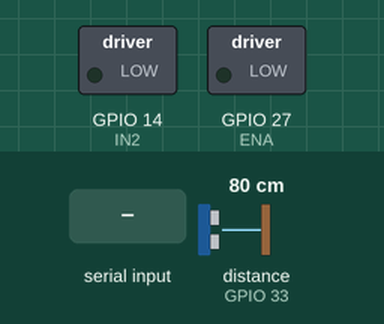
Recording of a sketch running on a simulated ESP32. Shown: switched loads named in the sketch (green lamp = pin HIGH). Wiring (inferred from the names in the program): ultrasonic range finder: trigger GPIO 32; echo GPIO 33. The test bench sets the inputs (shaded band); at power-on: distance to the obstacle (sensor on GPIO 33) 80 cm. The echo pulse lasts 58.3 µs per cm; the audio player accepts every command and is not drawn; pins used as bus, display or sensor lines are not drawn; what the sketch prints to the serial monitor is not drawn.

Above: at 1.7 s.
1.8 s: "OTP_VERIFIED\n" received over Serial
At 2.05 s:
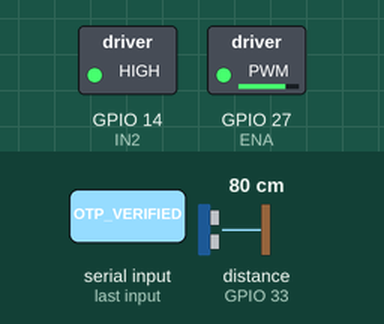
At 2.8 s:
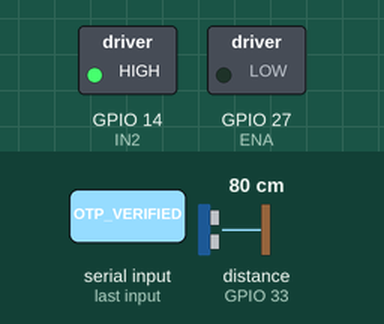
3.7 s: distance to the obstacle (sensor on GPIO 33) set to 54 cm
5.2 s: distance to the obstacle (sensor on GPIO 33) set to 46 cm
Timing chart, 0 to 8.2 s (numbered marks = the images above; inputs shaded):
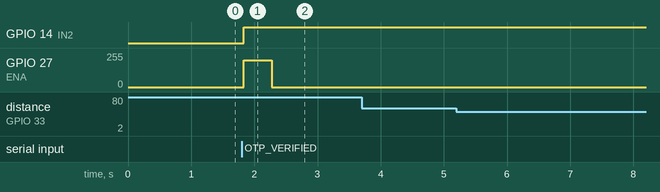

The sketch:

esp32_rfid_scanner.ino
```cpp
#include <SPI.h>
#include <MFRC522.h>
#include "HardwareSerial.h"
#include "DFRobotDFPlayerMini.h"

// --- PIN CONFIGURATION ---
// RFID Scanner (SPI)
#define SS_PIN    5   // GPIO5 (SDA)
#define RST_PIN   22  // GPIO22
MFRC522 rfid(SS_PIN, RST_PIN);

// Ultrasonic Sensor
#define TRIG_PIN  32  // GPIO32
#define ECHO_PIN  33  // GPIO33

// Motor Control
#define IN2       14  // GPIO14 (Direction)
#define ENA       27  // GPIO27 (Speed/PWM)

// DFPlayer Mini (UART2)
#define DF_RX     25  // GPIO25
#define DF_TX     26  // GPIO26
HardwareSerial dfSerial(2);
DFRobotDFPlayerMini myDFPlayer;

// --- CONSTANTS & VARIABLES ---
const int DISTANCE_THRESHOLD = 50; // cm
long duration;
float distance;
bool lastPresence = false;
unsigned long lastDistanceCheck = 0;
const int CHECK_INTERVAL = 200; // ms

void setup() {
  // 1. Initialize Primary Serial (PC Communication)
  Serial.begin(115200);
  while(!Serial); // Wait for connection

  // 2. Initialize SPI & RFID
  SPI.begin();
  Serial.println("✅ RFID Scanner: Initializing...");
  rfid.PCD_Init();
  rfid.PCD_DumpVersionToSerial(); // This will help check if the wiring is correct

  // 3. Initialize Ultrasonic Pins
  pinMode(TRIG_PIN, OUTPUT);
  pinMode(ECHO_PIN, INPUT);

  // 3.5. Initialize Motor Control
  pinMode(IN2, OUTPUT);
  ledcAttach(ENA, 5000, 8);   // pin, frequency (5kHz), resolution (8-bit)
  digitalWrite(IN2, LOW);
  ledcWrite(ENA, 0);          // Motor off initially

  // 4. Initialize DFPlayer Serial (UART2)
  dfSerial.begin(9600, SERIAL_8N1, DF_RX, DF_TX);

  Serial.println("\n========================================");
  Serial.println("   LegalEdge Kiosk Hardware Suite v3.0  ");
  Serial.println("========================================");

  if (!myDFPlayer.begin(dfSerial)) {
    Serial.println("❌ DFPlayer Mini: Not Found (Check wiring/SD card)");
  } else {
    Serial.println("✅ DFPlayer Mini: Ready");
    myDFPlayer.volume(25); // 0 to 30
  }

  Serial.println("✅ RFID Scanner: Ready");
  Serial.println("✅ Ultrasonic Sensor: Ready");
  Serial.println("✅ Motor Control: Ready");
  Serial.println("----------------------------------------");
}

void loop() {
  // 1. ASYNC ULTRASONIC SENSING
  if (millis() - lastDistanceCheck >= CHECK_INTERVAL) {
    lastDistanceCheck = millis();

    digitalWrite(TRIG_PIN, LOW);
    delayMicroseconds(2);
    digitalWrite(TRIG_PIN, HIGH);
    delayMicroseconds(10);
    digitalWrite(TRIG_PIN, LOW);

    duration = pulseIn(ECHO_PIN, HIGH, 30000); // 30ms timeout
    distance = duration * 0.034 / 2;

    // Report presence state via serial
    if (distance > 0 && distance < DISTANCE_THRESHOLD) {
      Serial.println("PRESENCE:ON");
    } else {
      Serial.println("PRESENCE:OFF");
    }
  }

  // 2. RFID SCANNING
  if (rfid.PICC_IsNewCardPresent() && rfid.PICC_ReadCardSerial()) {
    String uid = "";
    for (byte i = 0; i < rfid.uid.size; i++) {
      if (rfid.uid.uidByte[i] < 0x10) uid += "0";
      uid += String(rfid.uid.uidByte[i], HEX);
      if (i != rfid.uid.size - 1) uid += ":";
    }
    uid.toUpperCase();

    Serial.print("RFID:");
    Serial.println(uid);

    rfid.PICC_HaltA();
    rfid.PCD_StopCrypto1();
  }

  // 3. AUDIO COMMAND LISTENER (From Backend)
  if (Serial.available()) {
    String input = Serial.readStringUntil('\n');
    input.trim();

    // Check if it's a numeric track command
    if (input.length() > 0 && isDigit(input[0])) {
      int track = input.toInt();
      if (track >= 1 && track <= 30) {
        Serial.print("🔊 Playing Track: ");
        Serial.println(track);
        myDFPlayer.play(track);
      }
    }

    // Check for OTP verification command
    if (input == "OTP_VERIFIED") {
      Serial.println("✅ OTP Verified! Activating Motor...");
      runMotor();
    }
  }

  delay(10); // Small stability delay
}

// --- MOTOR CONTROL FUNCTION ---
void runMotor() {
  // Motor runs for a controlled sequence (450ms for new user card issuance)
  digitalWrite(IN2, HIGH);   // Set direction
  ledcWrite(ENA, 200);       // Speed (0-255)
  delay(450);                // Run for exactly 450ms

  ledcWrite(ENA, 0);         // Stop motor
  Serial.println("✅ Motor Sequence Complete");
}
```

Measured:
- after the input at 1.8 s, GPIO 14 (IN2): LOW → HIGH at once; GPIO 27 (ENA): 0/255 → 199/255 at once, → 0/255 0.45 s later
- after the input at 3.7 s, every drawn part: stays the same
- after the input at 5.2 s, every drawn part: stays the same
